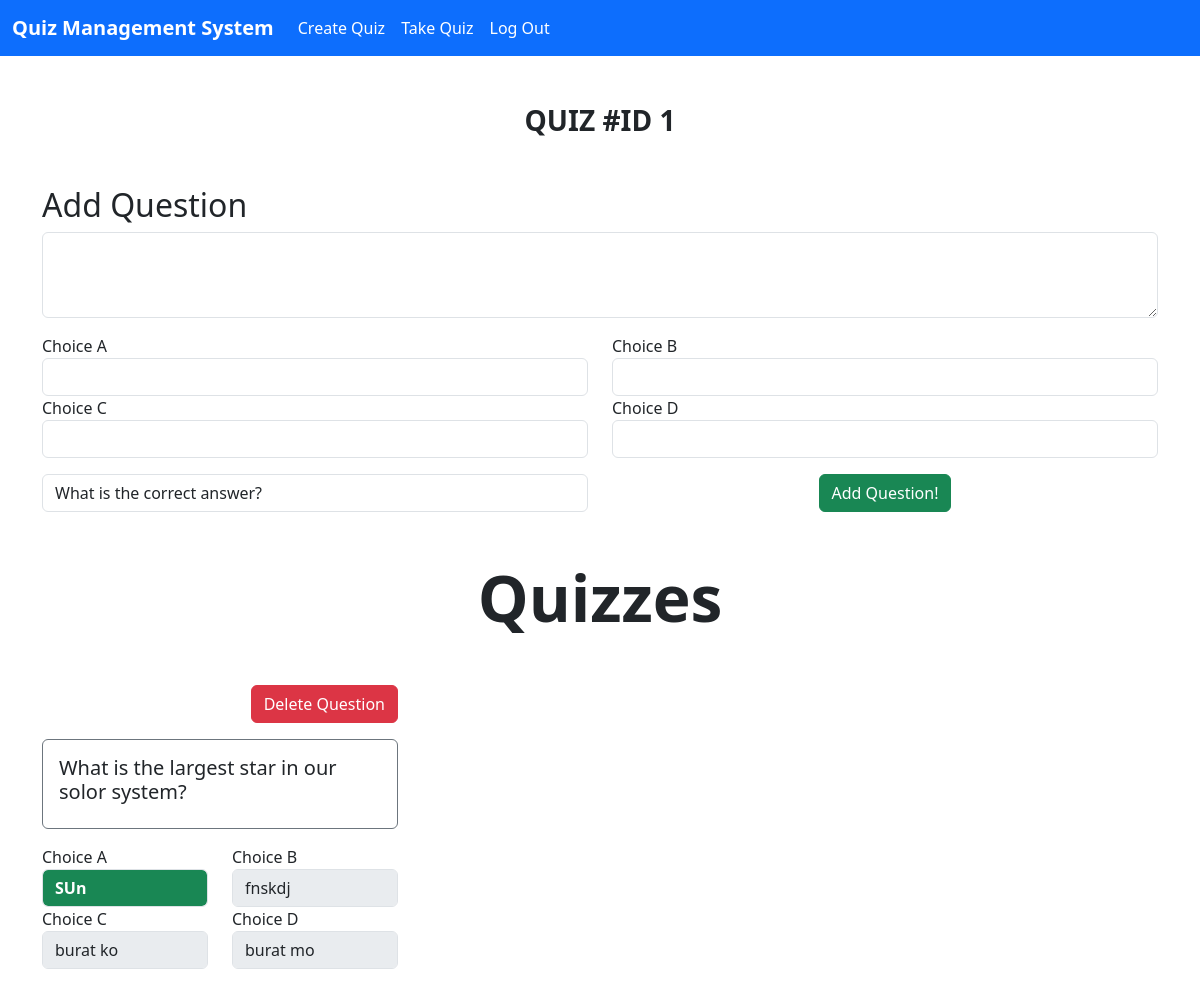
/edit-quiz/1, run on the app's committed database.
### tables this page shows
CREATE TABLE questions (
                id INTEGER PRIMARY KEY,
                quizID INT,
                question TEXT,
                a TEXT,
                b TEXT,
                c TEXT,
                d TEXT,
                answer TEXT
            );

### main.py (the view, shortened to what this page needs)
@app.route("/edit-quiz/<int:quiz_number>", methods=["POST", "GET"])
def editQuiz(quiz_number):
    db = get_db()
    cursor = db.cursor()
    if(request.method  == "GET"):
        cursor.execute( '''
            CREATE TABLE IF NOT EXISTS questions (
                id INTEGER PRIMARY KEY,
                quizID INT,
                question TEXT,
                a TEXT,
                b TEXT,
                c TEXT,
                d TEXT,
                answer TEXT
            );
        ''')
        res = cursor.execute(f"SELECT * FROM questions WHERE quizID = {quiz_number}").fetchall()
        return render_template('edit-quiz.html', quiz_number=quiz_number, questions = res)

### main.py (called while the page is built)
def get_db():
    db = getattr(g, '_database', None)
    if db is None:
        db = g._database = sqlite3.connect("quiz-app.db")
    return db

### templates/edit-quiz.html (shortened to what this page needs)
{% extends "base.html" %} {% block content %}
<div class="container my-5">
  <h3 class="text-center fw-bold my-5">QUIZ #ID {{quiz_number}}</h3>
  <form
    action="{{ url_for('editQuiz', quiz_number=quiz_number) }}"
    method="post"
  >
    <h2>Add Question</h2>
    <div class="form-group">
      <textarea
        name="question"
        class="form-control"
        id="question"
        rows="3"
      ></textarea>
    </div>
    <div class="row my-3">
      <div class="col-6">
        <div class="form-group">
          <label for="exampleInputPassword1">Choice A</label>
          <input type="text" class="form-control" name="a" id="a" />
        </div>
      </div>
      <div class="col-6">
        <div class="form-group">
          <label for="exampleInputPassword1">Choice B</label>
          <input type="text" class="form-control" name="b" id="b" />
        </div>
      </div>
      <div class="col-6">
        <div class="form-group">
          <label for="exampleInputPassword1">Choice C</label>
          <input type="text" class="form-control" name="c" id="c" />
        </div>
      </div>
      <div class="col-6">
        <div class="form-group">
          <label for="exampleInputPassword1">Choice D</label>
          <input type="text" class="form-control" name="d" id="d" />
        </div>
      </div>
    </div>
    <div class="row">
      <div class="col-6 d-flex justify-content-center align-items-center">
        <select class="form-control" name="answer" id="answer">
          <option>What is the correct answer?</option>
        </select>
      </div>
      <div class="col-6 d-flex justify-content-center align-items-center">
        <button class="btn btn-success">Add Question!</button>
      </div>
    </div>
  </form>
  <h1 class="text-center fw-bold display-3 my-5">Quizzes</h1>
  {% if questions %}
  <div class="row">
    {% for question in questions %}
    <div class="col-lg-4">
      <div class="w-100 d-flex justify-content-end align-items-center mb-3">
        <a
          class="btn btn-danger"
          href="/delete-question/{{question.0}}/{{question.1}}"
          >Delete Question</a
        >
      </div>
      <div class="form-group p-3 border border-secondary rounded">
        <h5>{{question.2}}</h5>
      </div>
      <div class="row my-3">
        <div class="col-6">
          <div class="form-group">
            <label for="exampleInputPassword1">Choice A</label>
            <input
              disabled
              value="{{question.3}}"
              type="text"
              class="form-control {% if question.7 == 'a' %}bg-success text-white fw-bold{% endif %}"
              name="a"
              id="a"
            />
          </div>
        </div>
        <div class="col-6">
          <div class="form-group">
            <label for="exampleInputPassword1">Choice B</label>
            <input
              disabled
              value="{{question.4}}"
              type="text"
              class="form-control {% if question.7 == 'b' %}bg-success text-white fw-bold{% endif %}"
              name="b"
              id="b"
            />
          </div>
        </div>
        <div class="col-6">
          <div class="form-group">
            <label for="exampleInputPassword1">Choice C</label>
            <input
              disabled
              value="{{question.5}}"
              type="text"
              class="form-control {% if question.7 == 'c' %}bg-success text-white fw-bold{% endif %}"
              name="c"
              id="c"
            />
          </div>
        </div>
        <div class="col-6">
          <div class="form-group">
            <label for="exampleInputPassword1">Choice D</label>
            <input
              disabled
              value="{{question.6}}"
              type="text"
              class="form-control {% if question.7 == 'd' %}bg-success text-white fw-bold{% endif %}"
              name="d"
              id="d"
            />
          </div>
        </div>
      </div>
    </div>
    {%endfor %}
  </div>
  {% else %}
  <p>No questions available.</p>
  {% endif %}
</div>
{%endblock %}

### data on the page
questions: question "What is the largest star in our solor system?", a "SUn", b "fnskdj", c "burat ko", d "burat mo"

### other printed values
{{ quiz_number }} "1"
